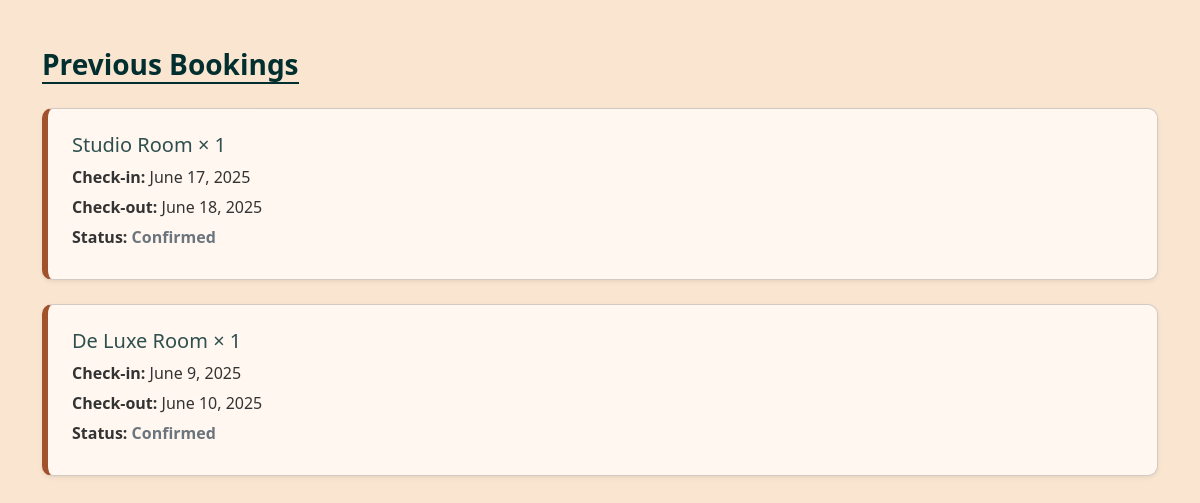
The page /customer/bookings/previous/ (signed in) on the database its author committed.
### useraccount/models.py (models this page shows, shortened)
class Booking(models.Model):
    STATUS_CHOICES = (
        ('Pending', 'Pending'),
        ('Confirmed', 'Confirmed'),
        ('Cancelled', 'Cancelled'),
    )
    user = models.ForeignKey(User, on_delete=models.CASCADE)
    room_type = models.ForeignKey(RoomType, on_delete=models.CASCADE)
    quantity = models.PositiveIntegerField(default=1)
    check_in = models.DateField()
    check_out = models.DateField()
    guests = models.IntegerField()
    status = models.CharField(max_length=20, choices=STATUS_CHOICES, default='Pending')
    booked_on = models.DateTimeField(auto_now_add=True)
    amount = models.DecimalField(max_digits=10, decimal_places=2, null=True, blank=True)

class RoomType(models.Model):
    name = models.CharField(max_length=100)
    description = models.TextField()
    price_per_night = models.DecimalField(max_digits=8, decimal_places=2)
    capacity = models.IntegerField()
    features = models.TextField()
    image = models.ImageField(upload_to='room_images/')
    is_available = models.BooleanField(default=True)

### customer/views.py (the view)
# urls.py: path('bookings/previous/', views.previous_bookings, name='previousbookings'),
@login_required
def previous_bookings(request):
    today = date.today()
    bookings = Booking.objects.filter(user=request.user, check_out__lt=today).order_by('-check_out')
    return render(request, 'previousbooking.html', {'bookings': bookings})

### customer/templates/previousbooking.html (shortened to what this page needs)
<!doctype html>
<html lang="en">
    <head>
        <link
            href="https://cdn.jsdelivr.net/npm/bootstrap@5.3.2/dist/css/bootstrap.min.css"
            rel="stylesheet"
        />
    </head>
    <body>
            <div class="container mt-5">
                <h3 class="section-title mb-4">Previous Bookings</h3>
                {% if bookings %}
                {% for booking in bookings %}
                    <div class="card booking-card mb-4 shadow-sm p-4">
                    <h5>{{ booking.room_type.name }} × {{ booking.quantity }}</h5>
                    <p><strong>Check-in:</strong> {{ booking.check_in }}</p>
                    <p><strong>Check-out:</strong> {{ booking.check_out }}</p>
                    <p><strong>Status:</strong> <span class="status-text">{{ booking.status }}</span></p>
                    </div>
                {% endfor %}
                {% else %}
                <div class="no-booking">
                    <p>No previous bookings.</p>
                </div>
                {% endif %}
            </div>
    </body>
</html>

### customer/templates/previousbooking.html (style rules this page uses)
body { background-color: #FAE6D0; font-family: 'Segoe UI', sans-serif; }
.section-title { color: #012F2F; font-weight: 600; border-bottom: 2px solid #012F2F; display: inline-block; }
.booking-card { background-color: #FFF7F0; border-left: 6px solid #A0522D; border-radius: 10px; transition: transform 0.2s ease; }
.booking-card h5 { color: #2F4F4F; }
.booking-card p { margin-bottom: 6px; color: #333; }
.status-text { font-weight: bold; color: #6c757d; }

### rows shown on the page
Booking: room_type.name "Studio Room", quantity "1", check_in "June 17, 2025", check_out "June 18, 2025", status "Confirmed"
Booking: room_type.name "De Luxe Room", quantity "1", check_in "June 9, 2025", check_out "June 10, 2025", status "Confirmed"
